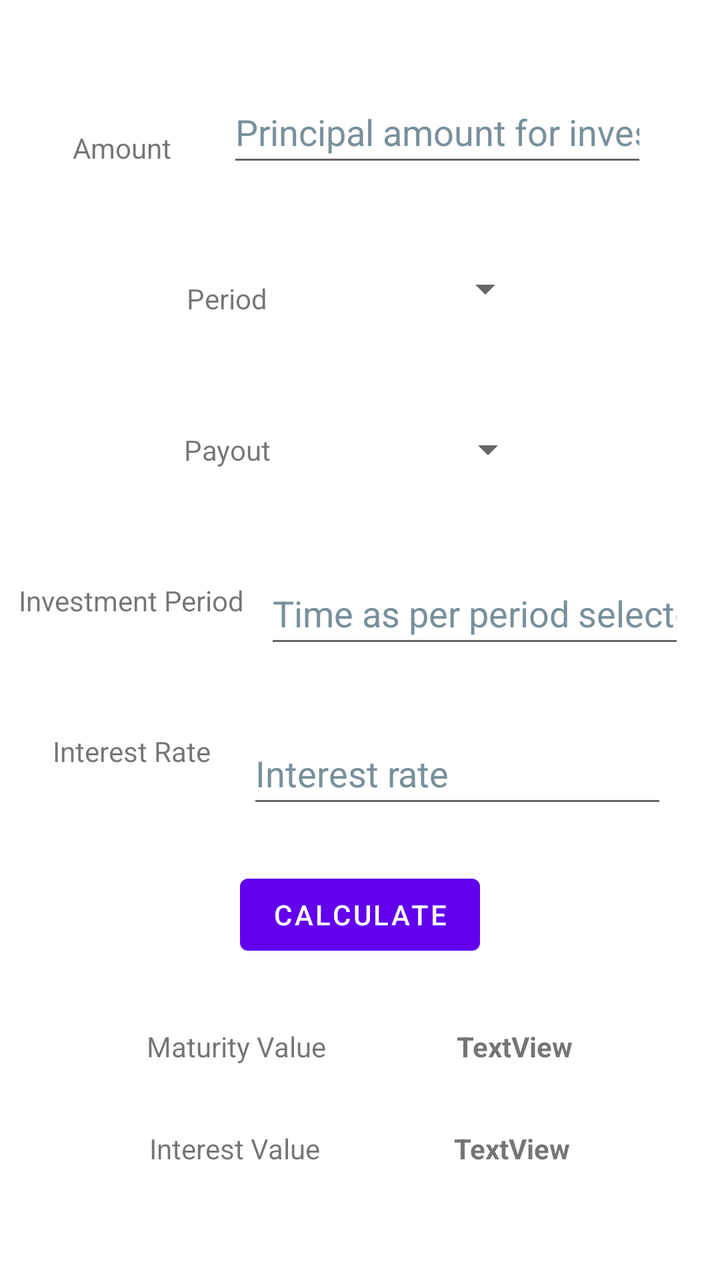
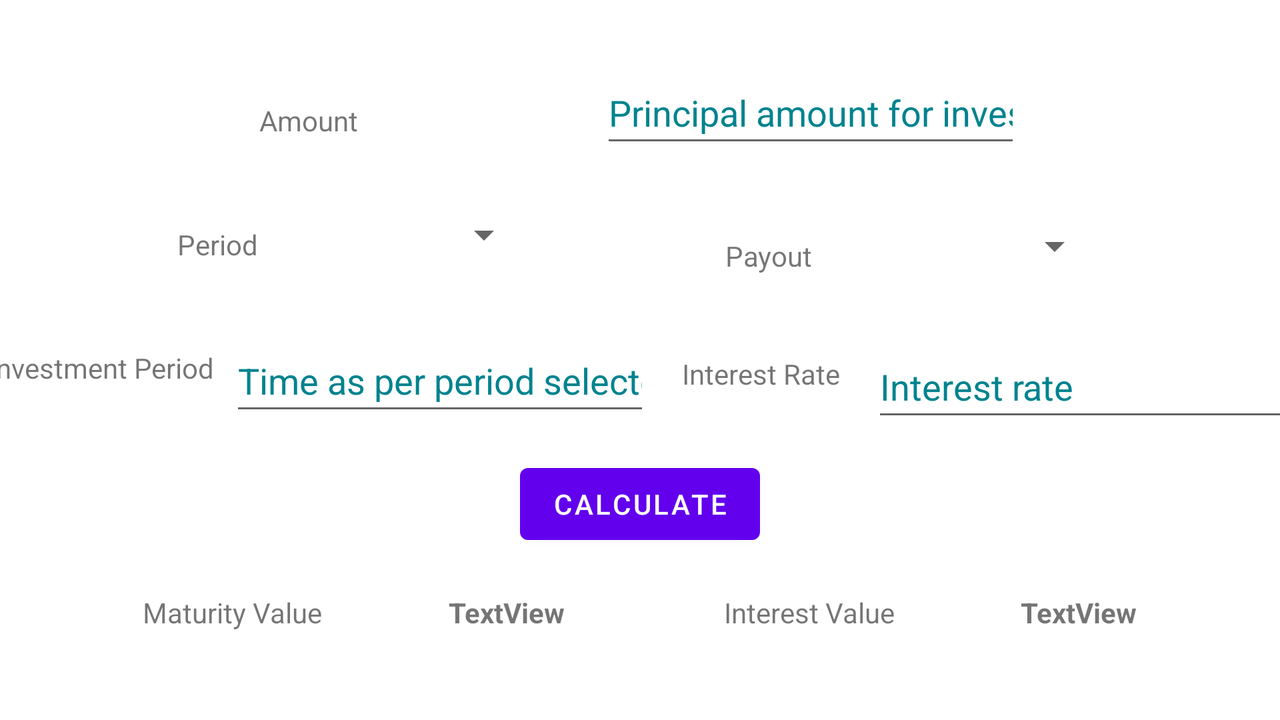

An Android layout and its configuration variant, each rendered on a device that would load it. The default file and the variant file are quoted in full after the pictures.
<!-- AndroidManifest.xml: application theme Theme.AlarmGPS -->
<!-- res/layout/activity_fd.xml -->
<?xml version="1.0" encoding="utf-8"?>
<androidx.constraintlayout.widget.ConstraintLayout xmlns:android="http://schemas.android.com/apk/res/android"
    xmlns:app="http://schemas.android.com/apk/res-auto"
    xmlns:tools="http://schemas.android.com/tools"
    android:id="@+id/fd_container"
    android:layout_width="match_parent"
    android:layout_height="match_parent"
    android:orientation="vertical"
    tools:context=".FixedDeposit">

    <TextView
        android:id="@+id/principal_amt"
        android:layout_width="wrap_content"
        android:layout_height="wrap_content"
        android:layout_marginStart="8dp"
        android:layout_marginTop="16dp"
        android:text="@string/amount"
        app:layout_constraintBottom_toTopOf="@id/period"
        app:layout_constraintEnd_toStartOf="@id/editPrincipal"
        app:layout_constraintStart_toStartOf="parent"
        app:layout_constraintTop_toTopOf="parent" />

    <EditText
        android:id="@+id/editPrincipal"
        android:layout_width="wrap_content"
        android:layout_height="wrap_content"
        android:layout_marginTop="16dp"
        android:layout_marginEnd="8dp"
        android:ems="10"
        android:hint="@string/principal_amount_hint"
        android:inputType="number"
        android:minHeight="48dp"
        android:textColorHint="#78909C"
        app:layout_constraintBottom_toTopOf="@id/period_spinner"
        app:layout_constraintEnd_toEndOf="parent"
        app:layout_constraintStart_toEndOf="@id/principal_amt"
        app:layout_constraintTop_toTopOf="parent"
        android:autofillHints="" />

    <TextView
        android:id="@+id/period"
        android:layout_width="wrap_content"
        android:layout_height="wrap_content"
        android:layout_marginStart="8dp"
        android:layout_marginTop="8dp"
        android:text="@string/period"
        app:layout_constraintBottom_toTopOf="@id/payout"
        app:layout_constraintEnd_toStartOf="@id/period_spinner"
        app:layout_constraintStart_toStartOf="parent"
        app:layout_constraintTop_toBottomOf="@+id/principal_amt" />

    <Spinner
        android:id="@+id/period_spinner"
        android:layout_width="wrap_content"
        android:layout_height="wrap_content"
        android:layout_marginTop="8dp"
        android:layout_marginEnd="8dp"
        android:contentDescription="@string/investment_period_hint"
        android:minHeight="48dp"
        android:spinnerMode="dropdown"
        app:layout_constraintBottom_toTopOf="@id/payout_spinner"
        app:layout_constraintEnd_toEndOf="parent"
        app:layout_constraintStart_toEndOf="@id/period"
        app:layout_constraintTop_toBottomOf="@id/editPrincipal" />

    <TextView
        android:id="@+id/payout"
        android:layout_width="wrap_content"
        android:layout_height="wrap_content"
        android:layout_marginStart="8dp"
        android:layout_marginTop="8dp"
        android:text="@string/payout"
        app:layout_constraintBottom_toTopOf="@id/investment_period"
        app:layout_constraintEnd_toStartOf="@id/payout_spinner"
        app:layout_constraintStart_toStartOf="parent"
        app:layout_constraintTop_toBottomOf="@+id/period" />

    <Spinner
        android:id="@+id/payout_spinner"
        android:layout_width="wrap_content"
        android:layout_height="wrap_content"
        android:layout_marginTop="8dp"
        android:layout_marginEnd="8dp"
        android:contentDescription="@string/payout_hint"
        android:minHeight="48dp"
        android:spinnerMode="dropdown"
        app:layout_constraintBottom_toTopOf="@id/editTimePeriod"
        app:layout_constraintEnd_toEndOf="parent"
        app:layout_constraintStart_toEndOf="@id/payout"
        app:layout_constraintTop_toBottomOf="@id/period_spinner" />

    <TextView
        android:id="@+id/investment_period"
        android:layout_width="wrap_content"
        android:layout_height="wrap_content"
        android:layout_marginStart="8dp"
        android:layout_marginTop="8dp"
        android:text="@string/investment_period"
        app:layout_constraintBottom_toTopOf="@id/rate_interest"
        app:layout_constraintEnd_toStartOf="@id/editInterestRate"
        app:layout_constraintStart_toStartOf="parent"
        app:layout_constraintTop_toBottomOf="@+id/payout" />


    <EditText
        android:id="@+id/editTimePeriod"
        android:layout_width="wrap_content"
        android:layout_height="wrap_content"
        android:layout_marginTop="8dp"
        android:layout_marginEnd="8dp"
        android:ems="10"
        android:hint="@string/time_period_hint"
        android:inputType="number"
        android:minHeight="48dp"
        android:textColorHint="#78909C"
        app:layout_constraintBottom_toTopOf="@id/editInterestRate"
        app:layout_constraintEnd_toEndOf="parent"
        app:layout_constraintStart_toEndOf="@id/investment_period"
        app:layout_constraintTop_toBottomOf="@id/payout_spinner"
        android:autofillHints="" />

    <TextView
        android:id="@+id/rate_interest"
        android:layout_width="wrap_content"
        android:layout_height="wrap_content"
        android:layout_marginStart="8dp"
        android:layout_marginTop="8dp"
        android:text="@string/interest_rate"
        app:layout_constraintBottom_toTopOf="@id/calculate"
        app:layout_constraintEnd_toStartOf="@id/editInterestRate"
        app:layout_constraintStart_toStartOf="parent"
        app:layout_constraintTop_toBottomOf="@+id/investment_period" />

    <EditText
        android:id="@+id/editInterestRate"
        android:layout_width="wrap_content"
        android:layout_height="wrap_content"
        android:layout_marginTop="8dp"
        android:layout_marginEnd="8dp"
        android:ems="10"
        android:hint="@string/interest_rate_hint"
        android:inputType="numberDecimal"
        android:minHeight="48dp"
        android:textColorHint="#78909C"
        app:layout_constraintBottom_toTopOf="@id/calculate"
        app:layout_constraintEnd_toEndOf="parent"
        app:layout_constraintStart_toEndOf="@id/rate_interest"
        app:layout_constraintTop_toBottomOf="@id/editTimePeriod"
        android:autofillHints="" />

    <TextView
        android:id="@+id/maturity"
        android:layout_width="wrap_content"
        android:layout_height="wrap_content"
        android:layout_marginStart="8dp"
        android:layout_marginTop="8dp"
        android:text="@string/maturity_value"
        app:layout_constraintBottom_toTopOf="@+id/interest_value"
        app:layout_constraintEnd_toStartOf="@id/maturity_value_view"
        app:layout_constraintStart_toStartOf="parent"
        app:layout_constraintTop_toBottomOf="@id/calculate" />

    <TextView
        android:id="@+id/interest_value"
        android:layout_width="wrap_content"
        android:layout_height="wrap_content"
        android:layout_marginStart="8dp"
        android:layout_marginTop="8dp"
        android:layout_marginBottom="32dp"
        android:text="@string/interest_value"
        app:layout_constraintBottom_toBottomOf="parent"
        app:layout_constraintEnd_toStartOf="@id/interest_value_view"
        app:layout_constraintStart_toStartOf="parent"
        app:layout_constraintTop_toBottomOf="@id/maturity" />

    <TextView
        android:id="@+id/maturity_value_view"
        android:layout_width="wrap_content"
        android:layout_height="wrap_content"
        android:layout_marginTop="8dp"
        android:layout_marginEnd="8dp"
        android:text="@string/textview"
        android:textStyle="bold"
        app:layout_constraintBottom_toTopOf="@id/interest_value_view"
        app:layout_constraintEnd_toEndOf="parent"
        app:layout_constraintStart_toEndOf="@id/maturity"
        app:layout_constraintTop_toBottomOf="@id/calculate" />

    <TextView
        android:id="@+id/interest_value_view"
        android:layout_width="wrap_content"
        android:layout_height="wrap_content"
        android:layout_marginTop="8dp"
        android:layout_marginEnd="8dp"
        android:layout_marginBottom="32dp"
        android:text="@string/textview"
        android:textStyle="bold"
        app:layout_constraintBottom_toBottomOf="parent"
        app:layout_constraintEnd_toEndOf="parent"
        app:layout_constraintStart_toEndOf="@id/interest_value"
        app:layout_constraintTop_toBottomOf="@id/maturity_value_view" />

    <Button
        android:id="@+id/calculate"
        android:layout_width="wrap_content"
        android:layout_height="wrap_content"
        android:layout_marginStart="8dp"
        android:layout_marginEnd="8dp"
        android:enabled="true"
        android:onClick="calculateInterest"
        android:text="@string/calculate"
        app:layout_constraintBottom_toTopOf="@+id/maturity_value_view"
        app:layout_constraintEnd_toEndOf="parent"
        app:layout_constraintStart_toStartOf="parent"
        app:layout_constraintTop_toBottomOf="@+id/editInterestRate" />

    <androidx.constraintlayout.helper.widget.Layer
        android:id="@+id/layer"
        android:layout_width="0dp"
        android:layout_height="wrap_content"
        app:constraint_referenced_ids="principal_amt,editPrincipal,period,period_spinner,payout,
        payout_spinner,investment_period,editInterestRate,editTimePeriod,rate_interest,
calculate,maturity,maturity_value_view,interest_value,interest_value_view"
        app:flow_wrapMode="chain"
        app:layout_constraintBottom_toBottomOf="parent"
        app:layout_constraintEnd_toEndOf="parent"
        app:layout_constraintStart_toStartOf="parent"
        app:layout_constraintTop_toTopOf="parent" />

</androidx.constraintlayout.widget.ConstraintLayout>
<!-- resources referenced by this layout -->
<resources>
  <string name="amount">Amount</string>
  <string name="calculate">Calculate</string>
  <string name="interest_rate">Interest Rate</string>
  <string name="interest_rate_hint">Interest rate</string>
  <string name="interest_value">Interest Value</string>
  <string name="investment_period">Investment Period</string>
  <string name="investment_period_hint">Select the period of investment</string>
  <string name="maturity_value">Maturity Value</string>
  <string name="payout">Payout</string>
  <string name="payout_hint">select the period in which the interest is paid, SBI pays interest quaterly</string>
  <string name="period">Period</string>
  <string name="principal_amount_hint">Principal amount for investment</string>
  <string name="textview">TextView</string>
  <string name="time_period_hint">Time as per period selected in days/month/years</string>
  <style name="Theme.AlarmGPS" parent="Theme.MaterialComponents.DayNight.DarkActionBar">
          
          <item name="colorPrimary">@color/purple_500</item>
          <item name="colorPrimaryVariant">@color/purple_700</item>
          <item name="colorOnPrimary">@color/white</item>
          
          <item name="colorSecondary">@color/teal_200</item>
          <item name="colorSecondaryVariant">@color/teal_700</item>
          <item name="colorOnSecondary">@color/black</item>
          
          <item name="android:statusBarColor" tools:targetApi="l">?attr/colorPrimaryVariant</item>
          
      </style>
</resources>
<!-- res/layout-land/activity_fd.xml (the repository's variant of the layout above) -->
<!-- drawn on the phone turned sideways -->
<?xml version="1.0" encoding="utf-8"?>
<androidx.constraintlayout.widget.ConstraintLayout xmlns:android="http://schemas.android.com/apk/res/android"
    xmlns:app="http://schemas.android.com/apk/res-auto"
    xmlns:tools="http://schemas.android.com/tools"
    android:id="@+id/fd_container"
    android:layout_width="match_parent"
    android:layout_height="match_parent"
    android:orientation="horizontal"
    tools:context=".FixedDeposit">

    <TextView
        android:id="@+id/principal_amt"
        android:layout_width="wrap_content"
        android:layout_height="wrap_content"
        android:layout_marginStart="8dp"
        android:layout_marginTop="16dp"
        android:text="@string/amount"
        app:layout_constraintBottom_toTopOf="@id/period"
        app:layout_constraintEnd_toStartOf="@id/editPrincipal"
        app:layout_constraintStart_toStartOf="parent"
        app:layout_constraintTop_toTopOf="parent" />

    <EditText
        android:id="@+id/editPrincipal"
        android:layout_width="wrap_content"
        android:layout_height="wrap_content"
        android:layout_marginTop="16dp"
        android:layout_marginEnd="8dp"
        android:ems="10"
        android:hint="@string/principal_amount_hint"
        android:inputType="number"
        android:minHeight="48dp"
        android:textColorHint="#00838F"
        app:layout_constraintBottom_toTopOf="@id/period_spinner"
        app:layout_constraintEnd_toEndOf="parent"
        app:layout_constraintStart_toEndOf="@id/principal_amt"
        app:layout_constraintTop_toTopOf="parent"
        android:autofillHints="" />

    <TextView
        android:id="@+id/period"
        android:layout_width="wrap_content"
        android:layout_height="wrap_content"
        android:layout_marginStart="8dp"
        android:layout_marginTop="8dp"
        android:text="@string/period"
        app:layout_constraintBottom_toTopOf="@id/investment_period"
        app:layout_constraintEnd_toStartOf="@id/period_spinner"
        app:layout_constraintStart_toStartOf="parent"
        app:layout_constraintTop_toBottomOf="@+id/principal_amt" />

    <Spinner
        android:id="@+id/period_spinner"
        android:layout_width="wrap_content"
        android:layout_height="wrap_content"
        android:layout_marginStart="8dp"
        android:layout_marginTop="8dp"
        android:layout_marginEnd="8dp"
        android:contentDescription="@string/investment_period_hint"
        android:minHeight="48dp"
        android:spinnerMode="dropdown"
        app:layout_constraintBottom_toTopOf="@id/editTimePeriod"
        app:layout_constraintEnd_toStartOf="@id/payout"
        app:layout_constraintStart_toEndOf="@id/period"
        app:layout_constraintTop_toBottomOf="@id/principal_amt" />

    <TextView
        android:id="@+id/payout"
        android:layout_width="wrap_content"
        android:layout_height="wrap_content"
        android:layout_marginStart="8dp"
        android:layout_marginTop="8dp"
        android:layout_marginEnd="8dp"
        android:text="@string/payout"
        app:layout_constraintBottom_toTopOf="@id/rate_interest"
        app:layout_constraintEnd_toStartOf="@id/payout_spinner"
        app:layout_constraintStart_toEndOf="@id/period_spinner"
        app:layout_constraintTop_toBottomOf="@+id/editPrincipal" />

    <Spinner
        android:id="@+id/payout_spinner"
        android:layout_width="wrap_content"
        android:layout_height="wrap_content"
        android:layout_marginStart="8dp"
        android:layout_marginTop="8dp"
        android:layout_marginEnd="8dp"
        android:contentDescription="@string/payout_hint"
        android:minHeight="48dp"
        android:spinnerMode="dropdown"
        app:layout_constraintBottom_toTopOf="@id/editInterestRate"
        app:layout_constraintEnd_toEndOf="parent"
        app:layout_constraintStart_toEndOf="@id/payout"
        app:layout_constraintTop_toBottomOf="@id/editPrincipal" />

    <TextView
        android:id="@+id/investment_period"
        android:layout_width="wrap_content"
        android:layout_height="wrap_content"
        android:layout_marginStart="8dp"
        android:layout_marginTop="8dp"
        android:text="@string/investment_period"
        app:layout_constraintBottom_toTopOf="@id/calculate"
        app:layout_constraintEnd_toStartOf="@id/editTimePeriod"
        app:layout_constraintStart_toStartOf="parent"
        app:layout_constraintTop_toBottomOf="@+id/period" />


    <EditText
        android:id="@+id/editTimePeriod"
        android:layout_width="wrap_content"
        android:layout_height="wrap_content"
        android:layout_marginStart="8dp"
        android:layout_marginTop="8dp"
        android:layout_marginEnd="8dp"
        android:autofillHints=""
        android:ems="10"
        android:hint="@string/time_period_hint"
        android:inputType="number"
        android:minHeight="48dp"
        android:textColorHint="#00838F"
        app:layout_constraintBottom_toTopOf="@id/calculate"
        app:layout_constraintEnd_toStartOf="@id/rate_interest"
        app:layout_constraintStart_toEndOf="@id/investment_period"
        app:layout_constraintTop_toBottomOf="@id/period_spinner" />

    <TextView
        android:id="@+id/rate_interest"
        android:layout_width="wrap_content"
        android:layout_height="wrap_content"
        android:layout_marginStart="8dp"
        android:layout_marginTop="8dp"
        android:layout_marginEnd="8dp"
        android:text="@string/interest_rate"
        app:layout_constraintBottom_toTopOf="@id/calculate"
        app:layout_constraintEnd_toStartOf="@id/editInterestRate"
        app:layout_constraintStart_toEndOf="@id/editTimePeriod"
        app:layout_constraintTop_toBottomOf="@+id/payout" />

    <EditText
        android:id="@+id/editInterestRate"
        android:layout_width="wrap_content"
        android:layout_height="wrap_content"
        android:layout_marginStart="8dp"
        android:layout_marginTop="8dp"
        android:layout_marginEnd="8dp"
        android:autofillHints=""
        android:ems="10"
        android:hint="@string/interest_rate_hint"
        android:inputType="numberDecimal"
        android:minHeight="48dp"
        android:textColorHint="#00838F"
        app:layout_constraintBottom_toTopOf="@id/calculate"
        app:layout_constraintEnd_toEndOf="parent"
        app:layout_constraintStart_toEndOf="@id/rate_interest"
        app:layout_constraintTop_toBottomOf="@id/payout_spinner" />

    <TextView
        android:id="@+id/maturity"
        android:layout_width="wrap_content"
        android:layout_height="wrap_content"
        android:layout_marginStart="8dp"
        android:layout_marginTop="8dp"
        android:layout_marginBottom="32dp"
        android:text="@string/maturity_value"
        app:layout_constraintBottom_toBottomOf="parent"
        app:layout_constraintEnd_toStartOf="@id/maturity_value_view"
        app:layout_constraintStart_toStartOf="parent"
        app:layout_constraintTop_toBottomOf="@id/calculate" />

    <TextView
        android:id="@+id/interest_value"
        android:layout_width="wrap_content"
        android:layout_height="wrap_content"
        android:layout_marginStart="8dp"
        android:layout_marginTop="8dp"
        android:layout_marginBottom="32dp"
        android:text="@string/interest_value"
        app:layout_constraintBottom_toBottomOf="parent"
        app:layout_constraintEnd_toStartOf="@id/interest_value_view"
        app:layout_constraintStart_toEndOf="@id/maturity_value_view"
        app:layout_constraintTop_toBottomOf="@id/calculate" />

    <TextView
        android:id="@+id/maturity_value_view"
        android:layout_width="wrap_content"
        android:layout_height="wrap_content"
        android:layout_marginTop="8dp"
        android:layout_marginEnd="8dp"
        android:layout_marginBottom="32dp"
        android:text="@string/textview"
        android:textStyle="bold"
        app:layout_constraintBottom_toBottomOf="parent"
        app:layout_constraintEnd_toStartOf="@id/interest_value"
        app:layout_constraintStart_toEndOf="@id/maturity"
        app:layout_constraintTop_toBottomOf="@id/calculate" />

    <TextView
        android:id="@+id/interest_value_view"
        android:layout_width="wrap_content"
        android:layout_height="wrap_content"
        android:layout_marginTop="8dp"
        android:layout_marginEnd="8dp"
        android:layout_marginBottom="32dp"
        android:text="@string/textview"
        android:textStyle="bold"
        app:layout_constraintBottom_toBottomOf="parent"
        app:layout_constraintEnd_toEndOf="parent"
        app:layout_constraintStart_toEndOf="@id/interest_value"
        app:layout_constraintTop_toBottomOf="@id/calculate" />

    <Button
        android:id="@+id/calculate"
        android:layout_width="wrap_content"
        android:layout_height="wrap_content"
        android:layout_marginStart="8dp"
        android:layout_marginEnd="8dp"
        android:enabled="true"
        android:onClick="calculateInterest"
        android:text="@string/calculate"
        app:layout_constraintBottom_toTopOf="@+id/maturity_value_view"
        app:layout_constraintEnd_toEndOf="parent"
        app:layout_constraintStart_toStartOf="parent"
        app:layout_constraintTop_toBottomOf="@+id/editInterestRate" />

    <androidx.constraintlayout.helper.widget.Layer
        android:id="@+id/layer"
        android:layout_width="0dp"
        android:layout_height="wrap_content"
        app:constraint_referenced_ids="principal_amt,editPrincipal,period,period_spinner,payout,
        payout_spinner,investment_period,editInterestRate,editTimePeriod,rate_interest,
calculate,maturity,maturity_value_view,interest_value,interest_value_view"
        app:flow_wrapMode="chain"
        app:layout_constraintBottom_toBottomOf="parent"
        app:layout_constraintEnd_toEndOf="parent"
        app:layout_constraintStart_toStartOf="parent"
        app:layout_constraintTop_toTopOf="parent" />

</androidx.constraintlayout.widget.ConstraintLayout>
